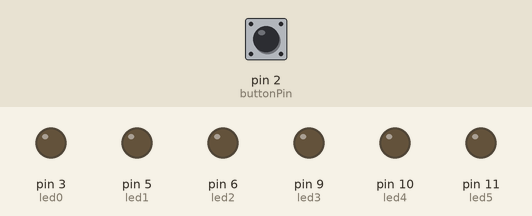
A sketch run on a simulated Arduino Uno, built with avr-gcc and run on an emulated ATmega328P. Parts: output pins drawn as LEDs (lit = HIGH). The test bench sets the inputs (shaded band); at power-on: pin 2 (buttonPin) HIGH.

Above: at 1.9 s.
2.9 s: pin 2 (buttonPin) pulled LOW for 1.15 s
At 3.05 s:
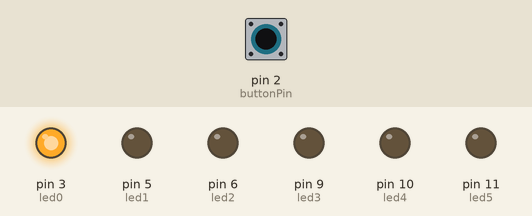
6.4 s: pin 2 (buttonPin) pulled LOW for 3.2 s
At 6.75 s:
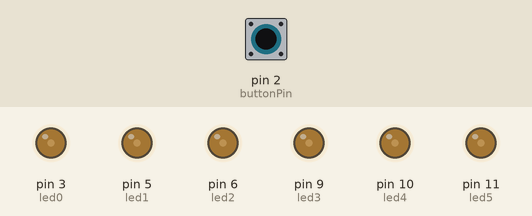
Timing chart, 0 to 17.1 s (numbered marks = the images above; inputs shaded):
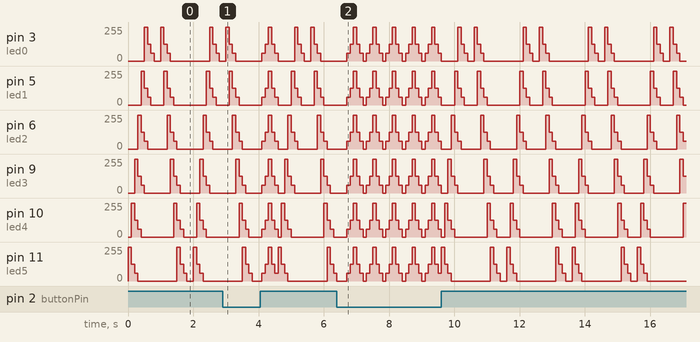

The sketch:

Fade-003.ino
```cpp
/**********************************************************************************
**                                                                               **
**                              Fade LEDs                                        **
**                                                                               **
**                                                                               **
**********************************************************************************/
//********** Includes *************************************************************


//********** Variables ************************************************************
byte buttonState = 0;
const byte buttonPin = 2;
const byte led0 = 3;
const byte led1 = 5;
const byte led2 = 6;
const byte led3 = 9;
const byte led4 = 10;
const byte led5 = 11;
unsigned long velocitat = 100;

//********** Setup ****************************************************************
void setup()
{
   pinMode(led0, OUTPUT);
   pinMode(led1, OUTPUT);
   pinMode(led2, OUTPUT);
   pinMode(led3, OUTPUT);
   pinMode(led4, OUTPUT);
   pinMode(led5, OUTPUT);

   pinMode(buttonPin, INPUT);
}


//********** Loop *****************************************************************
void loop()
{
  buttonState = digitalRead(buttonPin);
        if (digitalRead(buttonPin) == 0)
          {
            analogWrite(led0, 0);     // posar PWM del pin 3 a 0
            analogWrite(led1, 0);     // posar PWM del pin 5 a 0
            analogWrite(led2, 0);     // posar PWM del pin 6 a 0
            analogWrite(led3, 0);     // posar PWM del pin 9 a 0
            analogWrite(led4, 0);     // posar PWM del pin 10 a 0
            analogWrite(led5, 0);     // posar PWM del pin 11 a 0

            delay(velocitat);          // es queden leds velocitat ms en aquest estat

            analogWrite(led0, 60);     // posar PWM del pin 3 a 60
            analogWrite(led1, 60);     // posar PWM del pin 5 a 60
            analogWrite(led2, 60);     // posar PWM del pin 6 a 60
            analogWrite(led3, 60);     // posar PWM del pin 9 a 60
            analogWrite(led4, 60);     // posar PWM del pin 10 a 60
            analogWrite(led5, 60);     // posar PWM del pin 11 a 60

            delay(velocitat);          // es queden leds velocitat ms en aquest estat

            analogWrite(led0, 125);    // posar PWM del pin 3 a 125
            analogWrite(led1, 125);    // posar PWM del pin 5 a 125
            analogWrite(led2, 125);    // posar PWM del pin 6 a 125
            analogWrite(led3, 125);    // posar PWM del pin 9 a 125
            analogWrite(led4, 125);    // posar PWM del pin 10 a 125
            analogWrite(led5, 125);    // posar PWM del pin 11 a 125

            delay(velocitat);           // es queden leds velocitat ms en aquest estat

            analogWrite(led0, 255);    // posar PWM del pin 3 a 255
            analogWrite(led1, 255);    // posar PWM del pin 5 a 255
            analogWrite(led2, 255);    // posar PWM del pin 6 a 255
            analogWrite(led3, 255);    // posar PWM del pin 9 a 255
            analogWrite(led4, 255);    // posar PWM del pin 10 a 255
            analogWrite(led5, 255);    // posar PWM del pin 11 a 255

            delay(velocitat);           // es queden leds velocitat ms en aquest estat

            analogWrite(led0, 125);    // posar PWM del pin 3 a 125
            analogWrite(led1, 125);    // posar PWM del pin 5 a 125
            analogWrite(led2, 125);    // posar PWM del pin 6 a 125
            analogWrite(led3, 125);    // posar PWM del pin 9 a 125
            analogWrite(led4, 125);    // posar PWM del pin 10 a 125
            analogWrite(led5, 125);    // posar PWM del pin 11 a 125

            delay(velocitat);           // es queden leds velocitat ms en aquest estat

            analogWrite(led0, 60);     // posar PWM del pin 3 a 60
            analogWrite(led1, 60);     // posar PWM del pin 5 a 60
            analogWrite(led2, 60);     // posar PWM del pin 6 a 60
            analogWrite(led3, 60);     // posar PWM del pin 9 a 60
            analogWrite(led4, 60);     // posar PWM del pin 10 a 60
            analogWrite(led5, 60);     // posar PWM del pin 11 a 60

            delay(velocitat);          // es queden leds velocitat ms en aquest estat

          }
          else
          {
            analogWrite(led0, 0);     // posar PWM del pin 3 a 0
            analogWrite(led1, 0);     // posar PWM del pin 5 a 0
            analogWrite(led2, 0);     // posar PWM del pin 6 a 0
            analogWrite(led3, 0);     // posar PWM del pin 9 a 0
            analogWrite(led4, 0);     // posar PWM del pin 10 a 0
            analogWrite(led5, 255);     // posar PWM del pin 11 a 0

            delay(velocitat);          // es queden leds velocitat ms en aquest estat

            analogWrite(led0, 0);     // posar PWM del pin 3 a 60
            analogWrite(led1, 0);     // posar PWM del pin 5 a 60
            analogWrite(led2, 0);     // posar PWM del pin 6 a 60
            analogWrite(led3, 0);     // posar PWM del pin 9 a 60
            analogWrite(led4, 255);     // posar PWM del pin 10 a 60
            analogWrite(led5, 125);     // posar PWM del pin 11 a 60

            delay(velocitat);          // es queden leds velocitat ms en aquest estat

            analogWrite(led0, 0);    // posar PWM del pin 3 a 125
            analogWrite(led1, 0);    // posar PWM del pin 5 a 125
            analogWrite(led2, 0);    // posar PWM del pin 6 a 125
            analogWrite(led3, 255);    // posar PWM del pin 9 a 125
            analogWrite(led4, 125);    // posar PWM del pin 10 a 125
            analogWrite(led5, 60);    // posar PWM del pin 11 a 125

            delay(velocitat);           // es queden leds velocitat ms en aquest estat

            analogWrite(led0, 0);    // posar PWM del pin 3 a 255
            analogWrite(led1, 0);    // posar PWM del pin 5 a 255
            analogWrite(led2, 255);    // posar PWM del pin 6 a 255
            analogWrite(led3, 125);    // posar PWM del pin 9 a 255
            analogWrite(led4, 60);    // posar PWM del pin 10 a 255
            analogWrite(led5, 0);    // posar PWM del pin 11 a 255

            delay(velocitat);           // es queden leds velocitat ms en aquest estat

            analogWrite(led0, 0);    // posar PWM del pin 3 a 125
            analogWrite(led1, 255);    // posar PWM del pin 5 a 125
            analogWrite(led2, 125);    // posar PWM del pin 6 a 125
            analogWrite(led3, 60);    // posar PWM del pin 9 a 125
            analogWrite(led4, 0);    // posar PWM del pin 10 a 125
            analogWrite(led5, 0);    // posar PWM del pin 11 a 125

            delay(velocitat);           // es queden leds velocitat ms en aquest estat

            analogWrite(led0, 255);     // posar PWM del pin 3 a 60
            analogWrite(led1, 125);     // posar PWM del pin 5 a 60
            analogWrite(led2, 60);     // posar PWM del pin 6 a 60
            analogWrite(led3, 0);     // posar PWM del pin 9 a 60
            analogWrite(led4, 0);     // posar PWM del pin 10 a 60
            analogWrite(led5, 0);     // posar PWM del pin 11 a 60

            delay(velocitat);          // es queden leds velocitat ms en aquest estat

            analogWrite(led0, 125);     // posar PWM del pin 3 a 60
            analogWrite(led1, 60);     // posar PWM del pin 5 a 60
            analogWrite(led2, 0);     // posar PWM del pin 6 a 60
            analogWrite(led3, 0);     // posar PWM del pin 9 a 60
            analogWrite(led4, 0);     // posar PWM del pin 10 a 60
            analogWrite(led5, 0);     // posar PWM del pin 11 a 60

            delay(velocitat);          // es queden leds velocitat ms en aquest estat

            analogWrite(led0, 60);     // posar PWM del pin 3 a 60
            analogWrite(led1, 0);     // posar PWM del pin 5 a 60
            analogWrite(led2, 0);     // posar PWM del pin 6 a 60
            analogWrite(led3, 0);     // posar PWM del pin 9 a 60
            analogWrite(led4, 0);     // posar PWM del pin 10 a 60
            analogWrite(led5, 0);     // posar PWM del pin 11 a 60

            delay(velocitat);          // es queden leds velocitat ms en aquest estat

            analogWrite(led0, 0);     // posar PWM del pin 3 a 60
            analogWrite(led1, 0);     // posar PWM del pin 5 a 60
            analogWrite(led2, 0);     // posar PWM del pin 6 a 60
            analogWrite(led3, 0);     // posar PWM del pin 9 a 60
            analogWrite(led4, 0);     // posar PWM del pin 10 a 60
            analogWrite(led5, 0);     // posar PWM del pin 11 a 60

            delay(velocitat);          // es queden leds velocitat ms en aquest estat

            analogWrite(led0, 0);     // posar PWM del pin 3 a 60
            analogWrite(led1, 0);     // posar PWM del pin 5 a 60
            analogWrite(led2, 0);     // posar PWM del pin 6 a 60
            analogWrite(led3, 0);     // posar PWM del pin 9 a 60
            analogWrite(led4, 0);     // posar PWM del pin 10 a 60
            analogWrite(led5, 0);     // posar PWM del pin 11 a 60

            delay(velocitat);          // es queden leds velocitat ms en aquest estat

            analogWrite(led0, 255);     // posar PWM del pin 3 a 60
            analogWrite(led1, 0);     // posar PWM del pin 5 a 60
            analogWrite(led2, 0);     // posar PWM del pin 6 a 60
            analogWrite(led3, 0);     // posar PWM del pin 9 a 60
            analogWrite(led4, 0);     // posar PWM del pin 10 a 60
            analogWrite(led5, 0);     // posar PWM del pin 11 a 60

            delay(velocitat);          // es queden leds velocitat ms en aquest estat

            analogWrite(led0, 125);     // posar PWM del pin 3 a 60
            analogWrite(led1, 255);     // posar PWM del pin 5 a 60
            analogWrite(led2, 0);     // posar PWM del pin 6 a 60
            analogWrite(led3, 0);     // posar PWM del pin 9 a 60
            analogWrite(led4, 0);     // posar PWM del pin 10 a 60
            analogWrite(led5, 0);     // posar PWM del pin 11 a 60

            delay(velocitat);          // es queden leds velocitat ms en aquest estat

            analogWrite(led0, 60);     // posar PWM del pin 3 a 60
            analogWrite(led1, 125);     // posar PWM del pin 5 a 60
            analogWrite(led2, 255);     // posar PWM del pin 6 a 60
            analogWrite(led3, 0);     // posar PWM del pin 9 a 60
            analogWrite(led4, 0);     // posar PWM del pin 10 a 60
            analogWrite(led5, 0);     // posar PWM del pin 11 a 60

            delay(velocitat);          // es queden leds velocitat ms en aquest estat

            analogWrite(led0, 0);     // posar PWM del pin 3 a 60
            analogWrite(led1, 60);     // posar PWM del pin 5 a 60
            analogWrite(led2, 125);     // posar PWM del pin 6 a 60
            analogWrite(led3, 255);     // posar PWM del pin 9 a 60
            analogWrite(led4, 0);     // posar PWM del pin 10 a 60
            analogWrite(led5, 0);     // posar PWM del pin 11 a 60

            delay(velocitat);          // es queden leds velocitat ms en aquest estat

            analogWrite(led0, 0);     // posar PWM del pin 3 a 60
            analogWrite(led1, 0);     // posar PWM del pin 5 a 60
            analogWrite(led2, 60);     // posar PWM del pin 6 a 60
            analogWrite(led3, 125);     // posar PWM del pin 9 a 60
            analogWrite(led4, 255);     // posar PWM del pin 10 a 60
            analogWrite(led5, 0);     // posar PWM del pin 11 a 60

            delay(velocitat);          // es queden leds velocitat ms en aquest estat

            analogWrite(led0, 0);     // posar PWM del pin 3 a 60
            analogWrite(led1, 0);     // posar PWM del pin 5 a 60
            analogWrite(led2, 0);     // posar PWM del pin 6 a 60
            analogWrite(led3, 60);     // posar PWM del pin 9 a 60
            analogWrite(led4, 125);     // posar PWM del pin 10 a 60
            analogWrite(led5, 255);     // posar PWM del pin 11 a 60

            delay(velocitat);          // es queden leds velocitat ms en aquest estat

            analogWrite(led0, 0);     // posar PWM del pin 3 a 60
            analogWrite(led1, 0);     // posar PWM del pin 5 a 60
            analogWrite(led2, 0);     // posar PWM del pin 6 a 60
            analogWrite(led3, 0);     // posar PWM del pin 9 a 60
            analogWrite(led4, 60);     // posar PWM del pin 10 a 60
            analogWrite(led5, 125);     // posar PWM del pin 11 a 60

            delay(velocitat);          // es queden leds velocitat ms en aquest estat

            analogWrite(led0, 0);     // posar PWM del pin 3 a 60
            analogWrite(led1, 0);     // posar PWM del pin 5 a 60
            analogWrite(led2, 0);     // posar PWM del pin 6 a 60
            analogWrite(led3, 0);     // posar PWM del pin 9 a 60
            analogWrite(led4, 0);     // posar PWM del pin 10 a 60
            analogWrite(led5, 60);     // posar PWM del pin 11 a 60

            delay(velocitat);          // es queden leds velocitat ms en aquest estat

            analogWrite(led0, 0);     // posar PWM del pin 3 a 60
            analogWrite(led1, 0);     // posar PWM del pin 5 a 60
            analogWrite(led2, 0);     // posar PWM del pin 6 a 60
            analogWrite(led3, 0);     // posar PWM del pin 9 a 60
            analogWrite(led4, 0);     // posar PWM del pin 10 a 60
            analogWrite(led5, 0);     // posar PWM del pin 11 a 60

            delay(velocitat);          // es queden leds velocitat ms en aquest estat

            analogWrite(led0, 0);     // posar PWM del pin 3 a 60
            analogWrite(led1, 0);     // posar PWM del pin 5 a 60
            analogWrite(led2, 0);     // posar PWM del pin 6 a 60
            analogWrite(led3, 0);     // posar PWM del pin 9 a 60
            analogWrite(led4, 0);     // posar PWM del pin 10 a 60
            analogWrite(led5, 0);     // posar PWM del pin 11 a 60

            delay(velocitat);          // es queden leds velocitat ms en aquest estat
          }
 }
//********** Funcions *************************************************************
```
